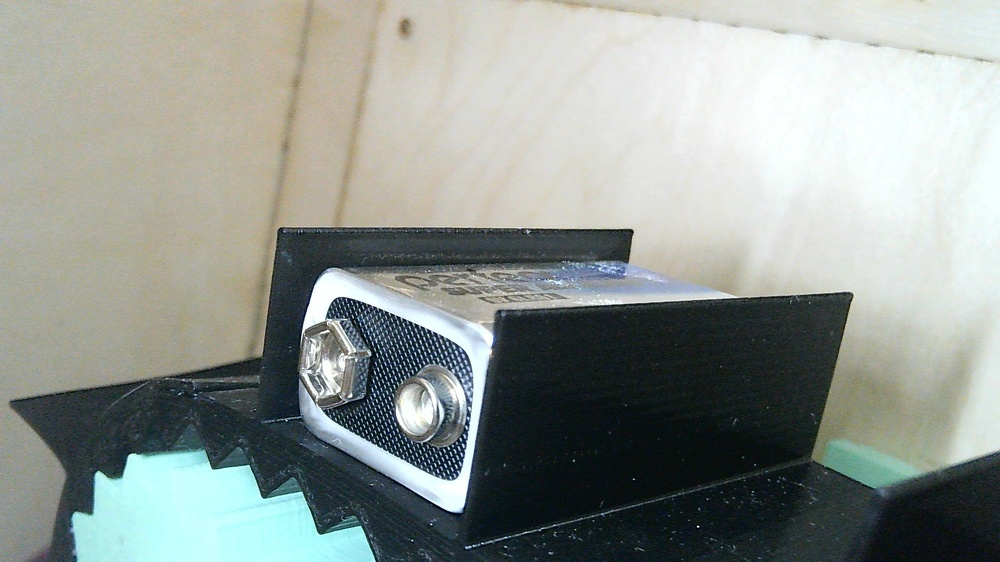
#> input picture Battery Макухина/код/Новая папка/battery_project/raw_images/CR/WIN_20260209_19_04_57_Pro.jpg, 1000 x 562 px, shrunk from 2560 x 1440 before the run
$ python quick.py
#> lines starting #> are read from the running program, lines starting #| are printed output that depends on the picture; after the words box and inside, x2 and y2 are one past the last pixel; in counts of white or black regions, pixels touching at a corner belong together
import cv2
import numpy as np
import os

def detect_circles(image_path):
    """Обнаружение круглых объектов (CR батарейки)"""

    img = cv2.imread(image_path)
#> img is the input picture: shape (562, 1000, 3); mean B, G, R 146.5, 151.6, 145.2
    gray = cv2.cvtColor(img, cv2.COLOR_BGR2GRAY)
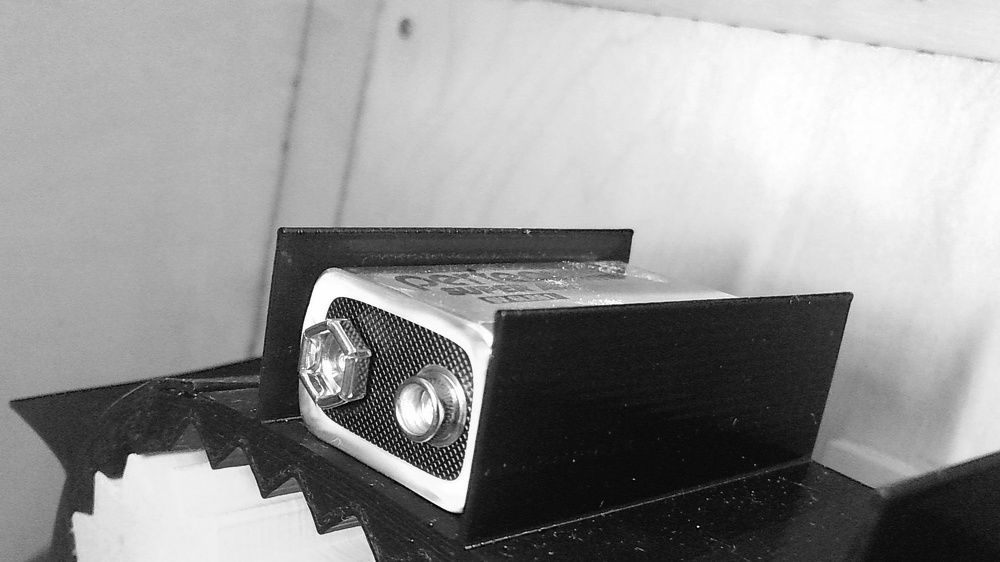
#> gray: shape (562, 1000); min 0, max 255, mean 149.1

    # Детекция кругов
    circles = cv2.HoughCircles(
        gray,
        cv2.HOUGH_GRADIENT,
        dp=1.2,
        minDist=50,
        param1=50,
        param2=30,
        minRadius=20,
        maxRadius=100
    )
#> circles = 97 rows, first 8: [402.6, 329.4, 98], [360.6, 425.4, 98], [343.8, 318.6, 91.4], [309, 409.8, 88.76], [402.6, 475.8, 84.8], [505.8, 327, 99.32], [455.4, 299.4, 72.92], [448.2, 352.2, 88.76]

    if circles is not None:
        circles = np.uint16(np.around(circles))
#> circles = 97 rows, first 8: [403, 329, 98], [361, 425, 98], [344, 319, 91], [309, 410, 89], [403, 476, 85], [506, 327, 99], [455, 299, 73], [448, 352, 89]
        print(f"Найдено {len(circles[0])} круглых объектов")
#| Найдено 97 круглых объектов

        # Рисуем круги
        for i in circles[0, :]:
            cv2.circle(img, (i[0], i[1]), i[2], (0, 255, 0), 2)
            cv2.circle(img, (i[0], i[1]), 2, (0, 0, 255), 3)
#> this loop made 97 passes
#> i on passes 1 to 12: [403, 329, 98], [361, 425, 98], [344, 319, 91], [309, 410, 89], [403, 476, 85], [506, 327, 99], [455, 299, 73], [448, 352, 89], [471, 454, 99], [388, 383, 69], [532, 375, 95], [867, 391, 99]
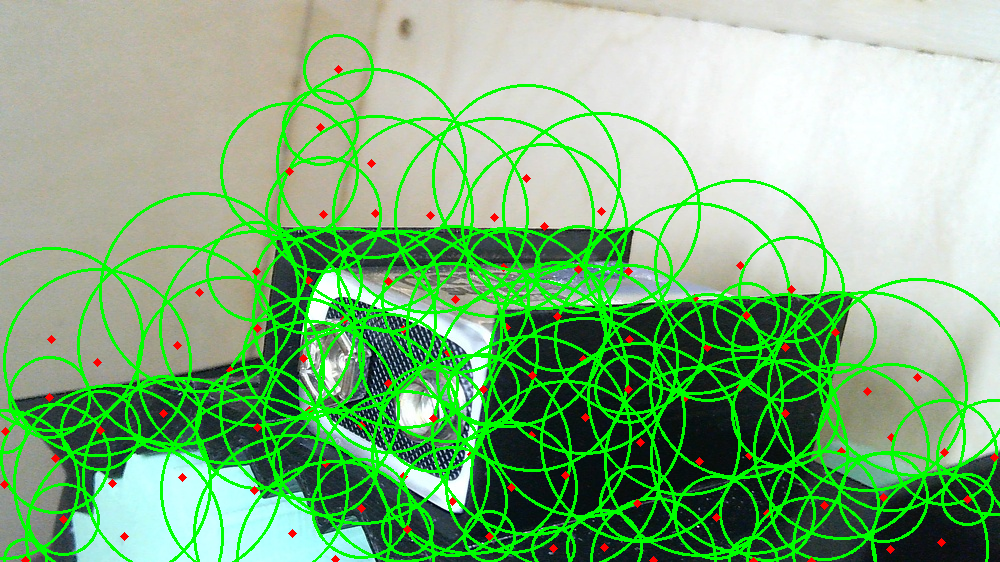
#> img: shape (562, 1000, 3); 18.15% of pixels changed, all inside (x1, y1, x2, y2) = (0, 34, 1000, 562)

    return img

# Тест на одном фото
test_photo = "raw_images/CR/WIN_20260209_19_04_57_Pro.jpg"
if os.path.exists(test_photo):
    result = detect_circles(test_photo)
    cv2.imwrite("detection_test.jpg", result)
    print("✅ Результат сохранён как 'detection_test.jpg'")
else:
    print("❌ Тестовое фото не найдено")
